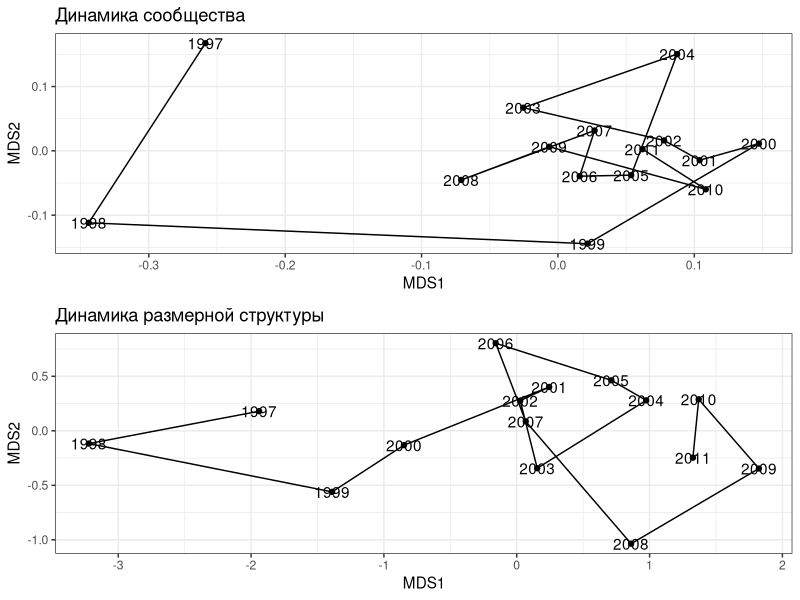
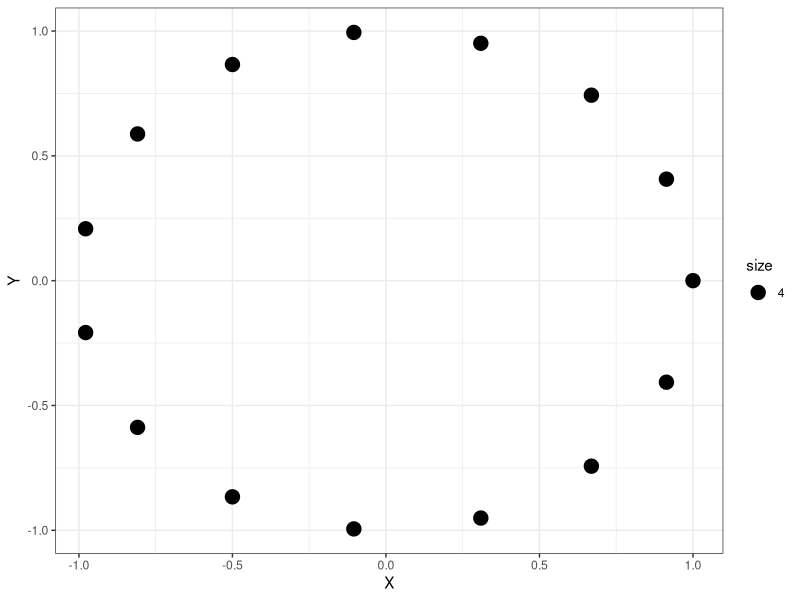
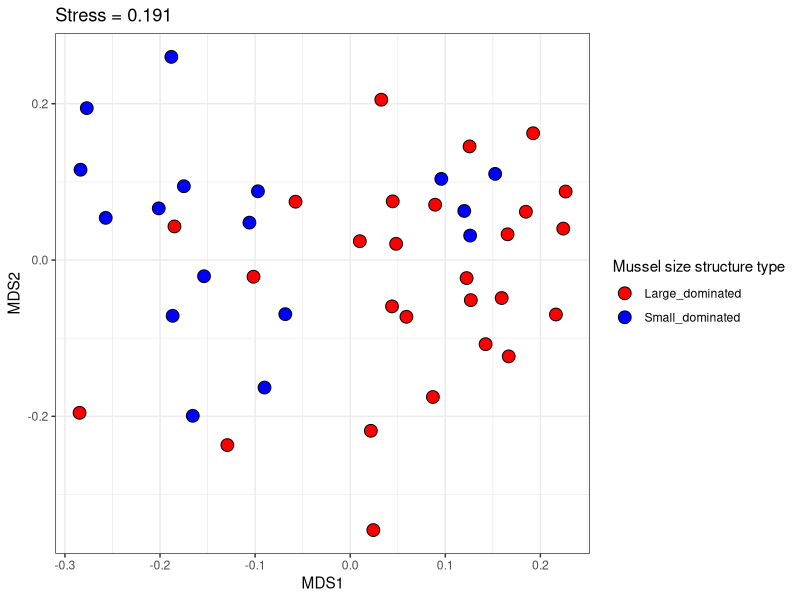
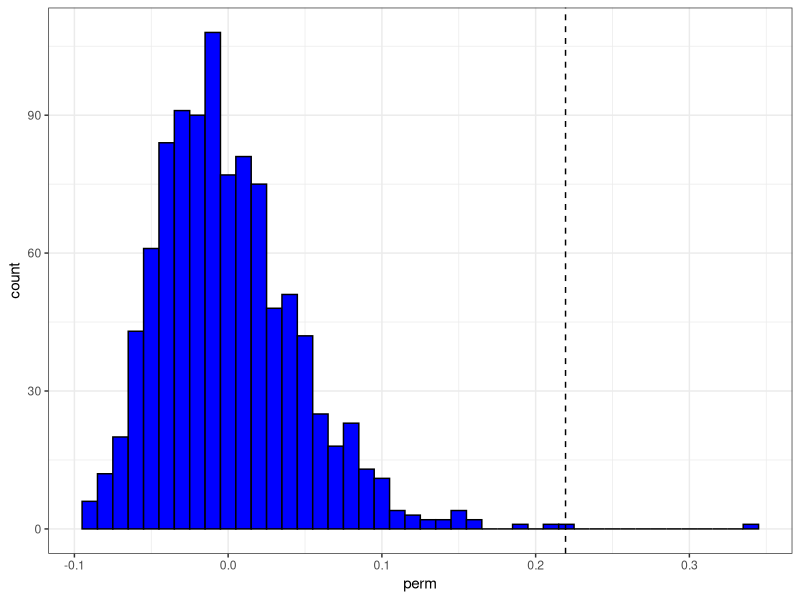
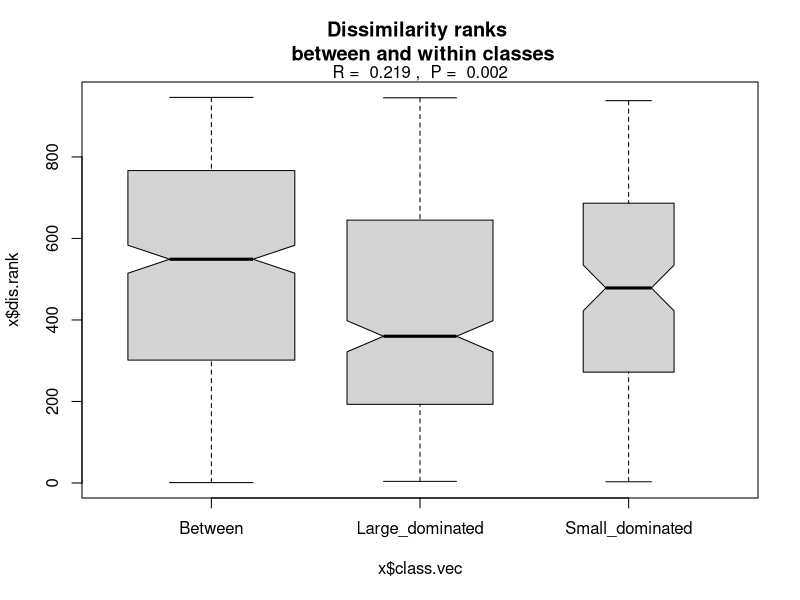
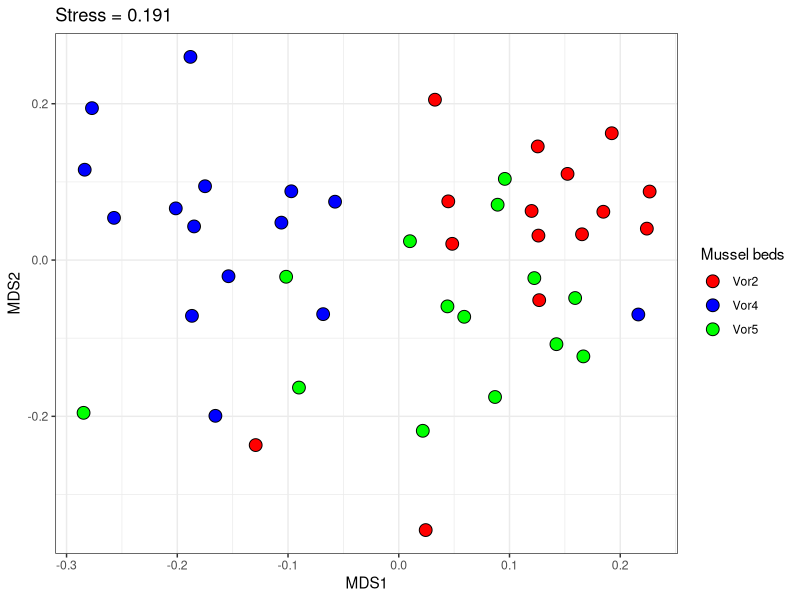
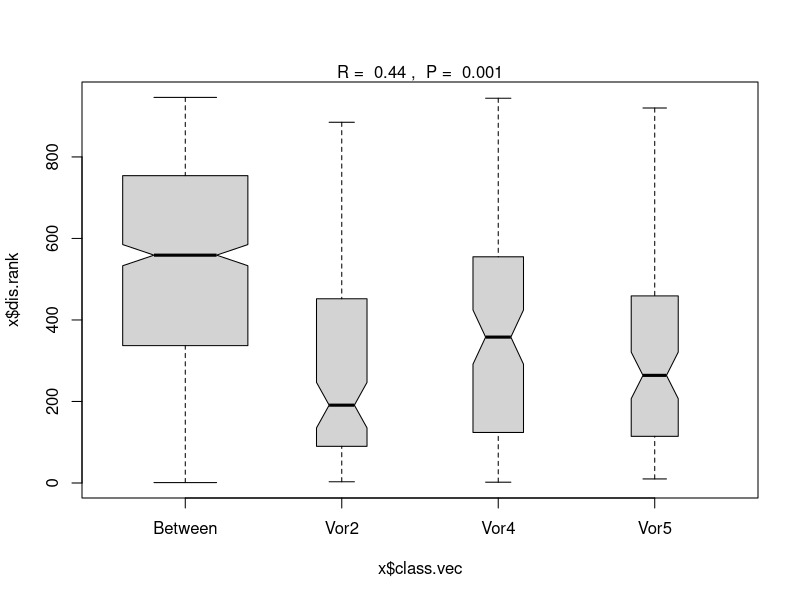

Recreate these plots in R, in order. (Note: this script raises an error after producing the figures.)
## ---- chunk 1
#-- RUN THE FRAGMENT BETWEEN LINES BEFORE COMPILING MARKDOWN
# to configure markdown parsing
options(markdown.extensions = c("no_intra_emphasis", "tables", "fenced_code", "autolink", "strikethrough", "lax_spacing", "space_headers", "latex_math"))
#------
# output options
options(width = 70, scipen = 6, digits = 3)

# to render cyrillics in plots use cairo pdf
options(device = function(file, width = 7, height = 7, ...) {
  cairo_pdf(tempfile(), width = width, height = height, ...)
  })
library(knitr)
# chunk default options
opts_chunk$set(fig.align='center', tidy = FALSE, fig.width = 5, fig.height = 5, warning=FALSE, warning=FALSE, message=FALSE, cache = FALSE)
## ---- chunk 2
com <- read.csv("data/mussel_beds.csv", sep=';', header = T)
ascam <- read.csv("data/ASCAM.csv", sep=';', header = T)

## ---- chunk 3
library(vegan)

log_com <- log(com[,-c(1:3)] + 1)

vor2_log_com <- log_com[com$Bank == "Vor2",]

log_ascam <- log(ascam[, -c(1:2)]+1)

mds_vor2_com <- as.data.frame(metaMDS(vor2_log_com)$points)


vor2_log_ascam <- log_ascam[ascam$Bank == "Vor2",]
  
mds_vor2_ascam <- as.data.frame(metaMDS(vor2_log_ascam, distance = "euclid" )$points)


## ---- chunk 4
library(ggplot2)
library(gridExtra)
theme_set(theme_bw())


Pl1 <- ggplot(mds_vor2_com, aes(x=MDS1, y=MDS2)) + geom_point() + geom_path() + geom_text(label = com$Year[com$Bank == "Vor2"]) + ggtitle("Динамика сообщества")


Pl2 <- ggplot(mds_vor2_ascam, aes(x=MDS1, y=MDS2)) + geom_point() + geom_path() + geom_text(label = com$Year[com$Bank == "Vor2"]) + ggtitle("Динамика размерной структуры")

grid.arrange(Pl1, Pl2)
## ---- chunk 5
gradient_model <- vegdist(com$Year[com$Bank == "Vor2"], method="euclidian")
gradient_model 
## ---- chunk 6
dist_vor2_com <- vegdist(vor2_log_com, 
                         method = "bray")
dist_vor2_ascam <- vegdist(vor2_log_ascam, 
                           method = "euclidean")
## ---- chunk 7
mantel(dist_vor2_com, gradient_model)
## ---- chunk 8
mantel(dist_vor2_ascam, gradient_model)
## ---- chunk 9
mantel(dist_vor2_com, dist_vor2_ascam)
## ---- chunk 10
mantel.partial(dist_vor2_com, dist_vor2_ascam, gradient_model)
## ---- chunk 11
cycmod <- function(x)
  {
  points <- data.frame(X=c(1:x), Y=c(1:x))
  for (i in 1:x) 
    {
    points$X[i] <- cos(2*pi*(i-1)/x)
    points$Y[i] <- sin(2*pi*(i-1)/x)
    }
  
  return(points)
  }

qplot(cycmod(nrow(mds_vor2_ascam))$X, cycmod(nrow(mds_vor2_ascam))$Y, xlab="X", ylab="Y", geom = "point", size = 4)

## ---- chunk 12
cycl_model <- round(vegdist(cycmod(nrow(mds_vor2_ascam)), method = "euclidean"))
cycl_model
## ---- chunk 13
mantel(dist_vor2_ascam, cycl_model)
## ---- chunk 14
mantel.partial(dist_vor2_ascam, cycl_model, gradient_model)
## ---- chunk 15
library(vegan)
library(ggplot2)
ord_log_com <- metaMDS(log_com, distance = "bray", k=2)
MDS <- data.frame(ord_log_com$points)
 
## ---- chunk 16
ggplot(MDS, aes(x=MDS1, y=MDS2, fill = com$Mussel_size)) + geom_point(shape=21, size = 4) + scale_fill_manual(values = c("red", "blue")) + labs(fill = "Mussel size structure type") + ggtitle(paste("Stress =", round(ord_log_com$stress, 3), sep=" "))

## ---- chunk 17
com_anosim <- anosim(log_com, 
                     grouping = com$Mussel_size, 
                     permutations=999, 
                     distance="bray")

## ---- chunk 18
anosim_perm <- data.frame(perm = com_anosim$perm)
anosim_perm[(com_anosim$permutations + 1), 1] <- com_anosim$statistic
ggplot(anosim_perm, aes(x = perm)) + geom_histogram(binwidth=0.01, color = "black", fill = "blue") + geom_vline(xintercept = com_anosim$statistic, linetype= 2)

## ---- chunk 19
summary(com_anosim)
## ---- chunk 20
plot(com_anosim, main = "Dissimilarity ranks \n between and within classes")
## ---- chunk 21
ggplot(MDS, aes(x=MDS1, y=MDS2, fill = com$Bank)) + geom_point(shape=21, size = 4) + scale_fill_manual(values = c("red", "blue", "green")) + labs(fill = "Mussel beds") + ggtitle(paste("Stress =", round(ord_log_com$stress, 3), sep=" "))
## ---- chunk 22
bed_anosim <- anosim(log_com, 
                     grouping = com$Bank, 
                     permutations=999, 
                     distance="bray")
bed_anosim
## ---- chunk 23
plot(bed_anosim)
## ---- chunk 24
#Vor2 vs Vor4
anosim(log_com [com$Bank %in% c("Vor2", "Vor4"),], 
       grouping = com$Bank[com$Bank %in% c("Vor2", "Vor4")])
## ---- chunk 25
#Vor2 vs Vor5
anosim(log_com[com$Bank %in% c("Vor2", "Vor5"),], grouping = com$Bank[com$Bank %in% c("Vor2", "Vor5")])
## ---- chunk 26
#Vor4 vs Vor5
anosim(log_com [com$Bank %in% c("Vor4", "Vor5"),], grouping = com$Bank[com$Bank %in% c("Vor4", "Vor5")])
## ---- chunk 27
m <- vegdist(as.numeric(com$Bank), method = "euclidean") 
mm <- m
mm[m>0] <- 1
mm[m==0] <- 0
mantel(vegdist(log_com), mm, method = "pearson")
## ---- chunk 28
log_com_simper <- simper(log_com, group = com$Mussel_size, permutations = 999)
summary (log_com_simper)
## ---- chunk 29
summary(simper(log_com, 
               group = com$Bank, 
               permutations = 999 ))
